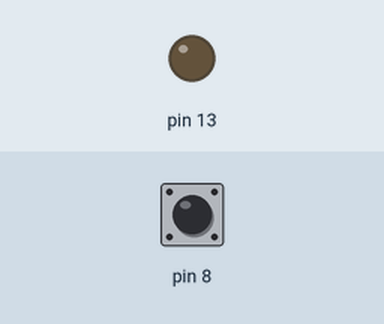
A sketch run on a simulated Arduino Uno, built with avr-gcc and run on an emulated ATmega328P. On the bench: output pins drawn as LEDs (lit = HIGH). Inputs (shaded band) come from the test bench; at power-on: pin 8 HIGH. Random numbers use the default seed unless the sketch sets one; what the sketch prints to the serial monitor is not drawn.

Above: at 0.1 s.
At 15.9 s:
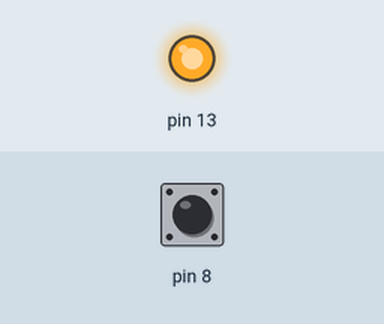
16.0 s: pin 8 driven LOW
24.1 s: pin 8 pulsed HIGH 2 times (0.12 s each, 0.3 s apart)
Timing chart, 0 to 27.1 s (numbered marks = the images above; inputs shaded):
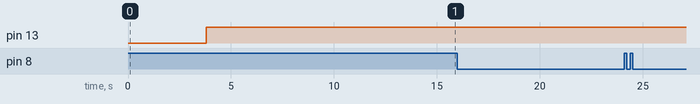

The sketch:

Opgave01.ino
```cpp
void setup() {
  Serial.begin(9600);
  pinMode(13,OUTPUT);
  pinMode(8,INPUT_PULLUP);
}

unsigned long startTime, stopTime, reacTime;
float reacTimeSec;

void loop() {
  delay(2000);
  Serial.println("Klar");
  delay(random(1000,3000));
  digitalWrite(13,HIGH);
  startTime = millis();
  while(digitalRead(8)==LOW){
    stopTime = millis();
    Serial.println("Loop");
  }
  reacTime = stopTime - startTime;
  Serial.println(reacTime);
  Serial.println("Millisekunder.");
  reacTimeSec = (float)reacTime / 1000.0;
  Serial.println(reacTimeSec);
  Serial.println("Sekunder.");
  delay(2000);
}
```
